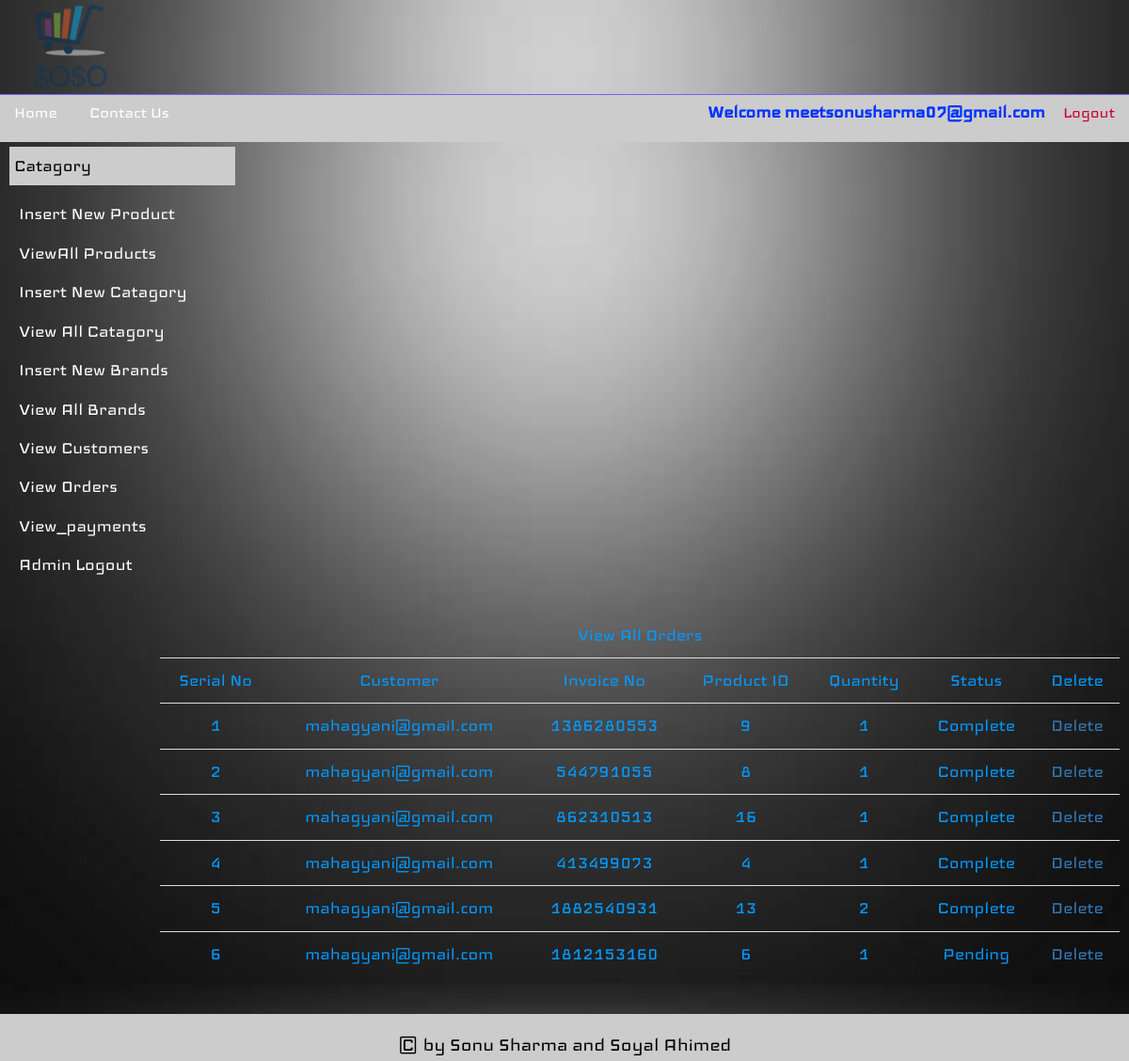
The page /myshop/admin_area/adindex.php?view_orders (signed in) on the database its author committed.
### tables this page shows
CREATE TABLE `pending_orders` (
  `order_id` int(10) NOT NULL,
  `customer_id` int(10) NOT NULL,
  `invoice_no` int(10) NOT NULL,
  `product_id` int(10) NOT NULL,
  `qty` int(100) NOT NULL,
  `order_status` text NOT NULL
);

CREATE TABLE `customers` (
  `customer_id` int(10) NOT NULL,
  `customer_name` varchar(100) NOT NULL,
  `customer_email` varchar(100) NOT NULL,
  `customer_pass` varchar(100) NOT NULL,
  `customer_country` text NOT NULL,
  `customer_city` text NOT NULL,
  `customer_contact` varchar(10) NOT NULL,
  `customer_address` text NOT NULL,
  `customer_image` text NOT NULL,
  `customer_ip` varchar(100) NOT NULL
);

### myshop/admin_area/view_orders.php (the view, shortened to what this page needs)
<!DOCTYPE html PUBLIC "-//W3C//DTD XHTML 1.0 Transitional//EN" "http://www.w3.org/TR/xhtml1/DTD/xhtml1-transitional.dtd">
<html xmlns="http://www.w3.org/1999/xhtml">
<head>
</head>
<body>
<?php
if(isset($_GET['view_orders']))
{?>
<table class="table" border="1">
<thead>
  <tr>
  <td colspan="8">View All Orders</td>
  </tr>
  <tr>
    <td>Serial No</td>
    <td>Customer</td>
    <td>Invoice No</td>
    <td>Product ID</td>
	<td>Quantity</td>
    <td>Status</td>
    <td>Delete</td>
  </tr>
  </thead>
  <?php
  	$i=0;
  	$get_cus = "select * from pending_orders";
	$run_cus = mysqli_query($con,$get_cus);
	while($row_cus = mysqli_fetch_array($run_cus))
	{
		$order_id = $row_cus['order_id'];
		$c_id = $row_cus['customer_id'];
		$invoice = $row_cus['invoice_no'];
		$p_id = $row_cus['product_id'];
		$qty = $row_cus['qty'];
		$status = $row_cus['order_status'];
	$get_cusid="select * from customers where customer_id='$c_id'";
	 $run_cusid=mysqli_query($con,$get_cusid);
	 $cus_row = mysqli_fetch_array($run_cusid);
	 $cus_email = $cus_row['customer_email'];
		$i++;
  ?>
  <tr>
    <td><?php echo"$i"; ?></td>
    <td>
    <?php
	 echo"$cus_email";
	?>
    </td>
    <td><?php echo $invoice;?></td>
    <td><?php echo $p_id; ?></td>
    <td><?php echo"$qty";?></td>
    <td><?php echo"$status";?></td>
    <td><a href="delete_order.php?delete_order=<?php echo $order_id;?>" >Delete</a></td>
    </tr>
  <?php } ?>
</table>
<?php }
?>
</body>
</html>

### myshop/admin_area/styles/admincss.css (style rules this page uses)
html, body, div, span, applet, object, iframe, h1, h2, h3, h4, h5, h6, p, blockquote, pre, a, abbr, acronym, address, big, cite, code, del, dfn, em, img, ins, kbd, q, s, samp, small, strike, strong, sub, sup, tt, var, b, u, i, center, dl, dt, dd, ol, ul, li, fieldset, form, label, legend, table, caption, tbody, tfoot, thead, tr, th, td, article, aside, canvas, details, embed, figure, figcaption, footer, header, hgroup, menu, nav, output, ruby, section, summary, time, mark, audio, video { margin: 0; padding: 0; border: 0; vertical-align: baseline; }
body { background:#66F; font-family: 'Iceland';font-size: 22px; }

### rows shown on the page
pending_orders: customer.customer_email "mahagyani@gmail.com", invoice_no "1386280553", product "9", qty "1", order_status "Complete"
pending_orders: customer.customer_email "mahagyani@gmail.com", invoice_no "544791055", product "8", qty "1", order_status "Complete"
pending_orders: customer.customer_email "mahagyani@gmail.com", invoice_no "862310513", product "16", qty "1", order_status "Complete"
pending_orders: customer.customer_email "mahagyani@gmail.com", invoice_no "413499073", product "4", qty "1", order_status "Complete"
pending_orders: customer.customer_email "mahagyani@gmail.com", invoice_no "1882540931", product "13", qty "2", order_status "Complete"
pending_orders: customer.customer_email "mahagyani@gmail.com", invoice_no "1812153160", product "6", qty "1", order_status "Pending"

### other values the page prints
$_SESSION['admin_email'] "meetsonusharma07@gmail.com"
